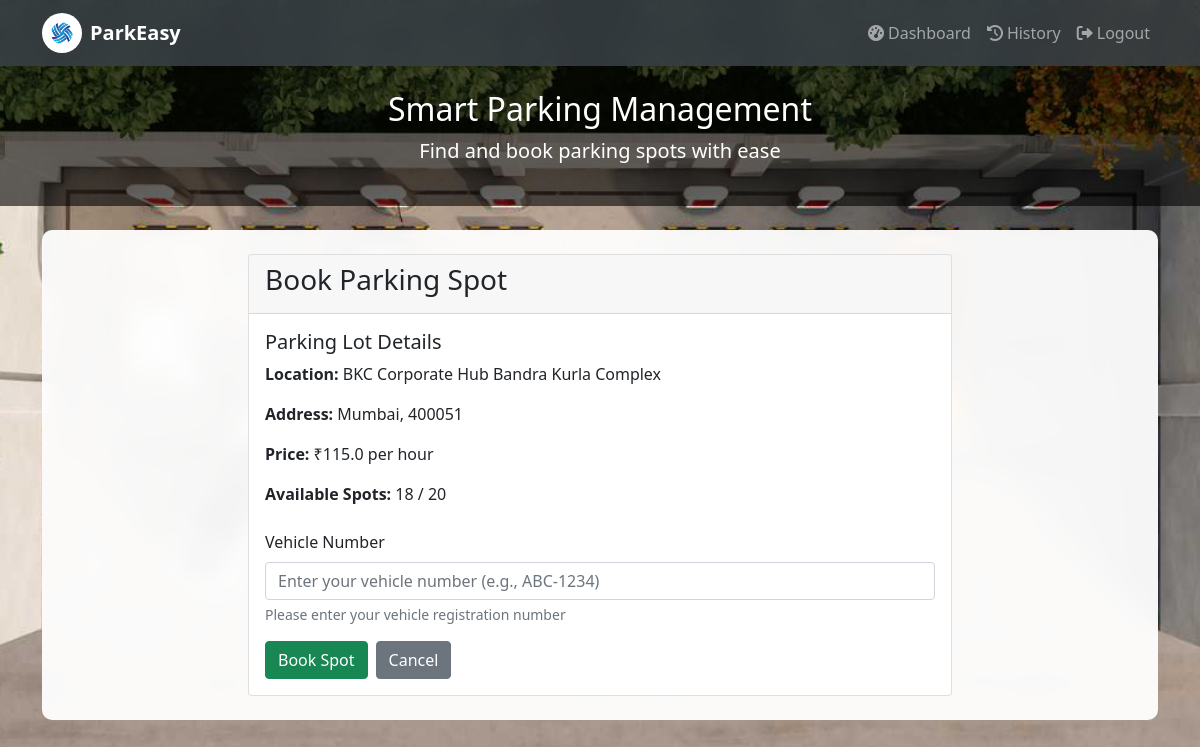
Screenshot of /book_parking/1 (signed in) with the database file from the repository.
### models.py (models this page shows)
class ParkingLot(db.Model):
    id = db.Column(db.Integer, primary_key=True)
    prime_location_name = db.Column(db.String(100), nullable=False)
    address = db.Column(db.String(200), nullable=False)
    pin_code = db.Column(db.String(10), nullable=False)
    price_per_hour = db.Column(db.Float, nullable=False, default=10.0)
    maximum_number_of_spots = db.Column(db.Integer, nullable=False)
    spots = db.relationship('ParkingSpot', backref='lot', lazy=True, cascade='all, delete-orphan')

### app.py (the view, shortened to what this page needs)
@app.route('/book_parking/<int:lot_id>', methods=['GET', 'POST'])
def book_parking(lot_id):
    if 'user_id' not in session:
        return redirect(url_for('login'))
    lot = ParkingLot.query.get_or_404(lot_id)
    return render_template('book_parking.html', lot=lot)

### templates/book_parking.html (shortened to what this page needs)
{% extends "base.html" %}
{% block content %}
<div class="row justify-content-center">
    <div class="col-md-8">
        <div class="card">
            <div class="card-header">
                <h3>Book Parking Spot</h3>
            </div>
            <div class="card-body">
                <div class="mb-4">
                    <h5>Parking Lot Details</h5>
                    <p><strong>Location:</strong> {{ lot.prime_location_name }}</p>
                    <p><strong>Address:</strong> {{ lot.address }}, {{ lot.pin_code }}</p>
                    <p><strong>Price:</strong> ₹{{ lot.price_per_hour }} per hour</p>
                    <p><strong>Available Spots:</strong> {{ lot.spots|selectattr('status', 'equalto', 'A')|list|length }} / {{ lot.maximum_number_of_spots }}</p>
                </div>
                <form method="POST">
                    <div class="mb-3">
                        <label for="vehicle_number" class="form-label">Vehicle Number</label>
                        <input type="text" class="form-control" id="vehicle_number" name="vehicle_number"
                               placeholder="Enter your vehicle number (e.g., ABC-1234)" required>
                        <div class="form-text">Please enter your vehicle registration number</div>
                    </div>
                    <div class="d-grid gap-2 d-md-flex justify-content-md-start">
                        <button type="submit" class="btn btn-success">Book Spot</button>
                        <a href="{{ url_for('user_dashboard') }}" class="btn btn-secondary">Cancel</a>
                    </div>
                </form>
            </div>
        </div>
    </div>
</div>
{% endblock %}

### rows the page displays
ParkingLot: prime_location_name "BKC Corporate Hub Bandra Kurla Complex", address "Mumbai", pin_code "400051", price_per_hour "115.0", maximum_number_of_spots "20"

### other values shown
{{ lot.spots|selectattr('status', 'equalto', 'A')|list|length }} "18"
